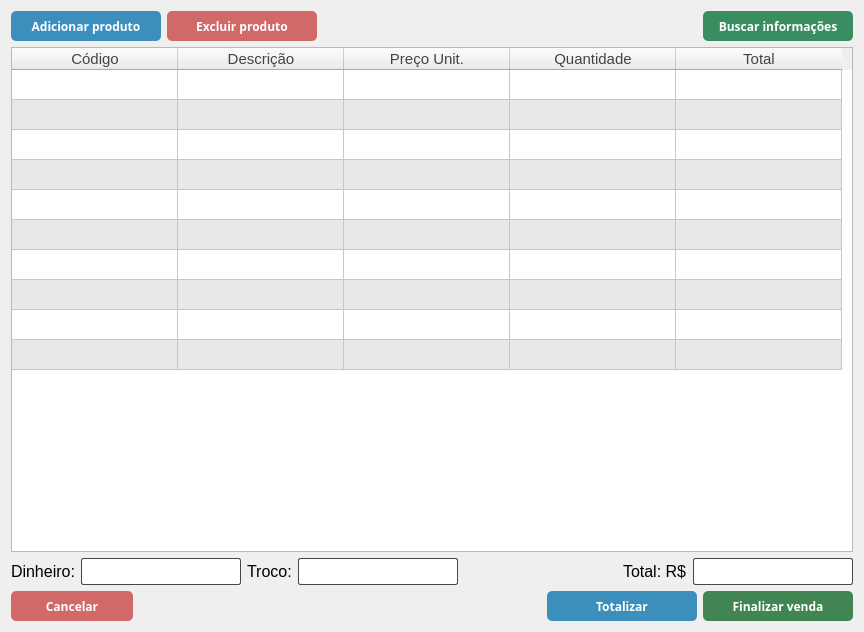
<?xml version="1.0" encoding="UTF-8"?>
<ui version="4.0">
 <class>form_venda</class>
 <widget class="QWidget" name="form_venda">
  <property name="geometry">
   <rect>
    <x>0</x>
    <y>0</y>
    <width>864</width>
    <height>632</height>
   </rect>
  </property>
  <property name="windowTitle">
   <string>Nova venda</string>
  </property>
  <layout class="QGridLayout" name="gridLayout">
   <item row="2" column="0">
    <layout class="QHBoxLayout" name="horizontalLayout_2">
     <item>
      <widget class="QPushButton" name="btn_add">
       <property name="styleSheet">
        <string notr="true">QPushButton {
                background: #3C8FBC; 
                color: #fff; 
                font: Times New Roman; 
                font-size: 12px; 
                font-weight: 700; 
                border-radius: 5px; 
                height: 30px;
				width: 150px;
            }

            QPushButton:hover {
                background: #81b2eb;
            }</string>
       </property>
       <property name="text">
        <string>Adicionar produto</string>
       </property>
      </widget>
     </item>
     <item>
      <widget class="QPushButton" name="btn_delete">
       <property name="styleSheet">
        <string notr="true">QPushButton {
                background: #d16969; 
                color: #fff; 
                font: Times New Roman; 
                font-size: 12px; 
                font-weight: 700; 
                border-radius: 5px; 
                height: 30px;
				width: 150px;
            }

            QPushButton:hover {
                background: #cf8686;
            }</string>
       </property>
       <property name="text">
        <string>Excluir produto</string>
       </property>
      </widget>
     </item>
     <item>
      <spacer name="horizontalSpacer_3">
       <property name="orientation">
        <enum>Qt::Horizontal</enum>
       </property>
       <property name="sizeHint" stdset="0">
        <size>
         <width>40</width>
         <height>20</height>
        </size>
       </property>
      </spacer>
     </item>
     <item>
      <widget class="QPushButton" name="btn_search">
       <property name="styleSheet">
        <string notr="true">QPushButton {
				background-color: rgb(58, 141, 97);
                color: #fff; 
                font: Times New Roman; 
                font-size: 12px; 
                font-weight: 700; 
                border-radius: 5px; 
                height: 30px;
				width: 150px;
            }

            QPushButton:hover {
                background: #4d945f;
            }</string>
       </property>
       <property name="text">
        <string>Buscar informações</string>
       </property>
      </widget>
     </item>
    </layout>
   </item>
   <item row="6" column="0">
    <layout class="QGridLayout" name="gridLayout_2">
     <item row="1" column="3">
      <widget class="QPushButton" name="btn_finish">
       <property name="styleSheet">
        <string notr="true">QPushButton {
                background: #408552; 
                color: #fff; 
                font: Times New Roman; 
                font-size: 12px; 
                font-weight: 700; 
                border-radius: 5px; 
                height: 30px;
				width: 150px;
            }

            QPushButton:hover {
                background: #4d945f;
            }</string>
       </property>
       <property name="text">
        <string>Finalizar venda</string>
       </property>
      </widget>
     </item>
     <item row="1" column="0">
      <widget class="QPushButton" name="btn_cancel">
       <property name="styleSheet">
        <string notr="true">QPushButton {
                background: #d16969; 
                color: #fff; 
                font: Times New Roman; 
                font-size: 12px; 
                font-weight: 700; 
                border-radius: 5px; 
                height: 30px;
				width: 122px;
            }

            QPushButton:hover {
                background: #cf8686;
            }</string>
       </property>
       <property name="text">
        <string>Cancelar</string>
       </property>
      </widget>
     </item>
     <item row="1" column="2">
      <widget class="QPushButton" name="btn_total">
       <property name="styleSheet">
        <string notr="true">QPushButton {
                background: #3C8FBC; 
                color: #fff; 
                font: Times New Roman; 
                font-size: 12px; 
                font-weight: 700; 
                border-radius: 5px; 
                height: 30px;
				width: 150px;
            }

            QPushButton:hover {
                background: #81b2eb;
            }</string>
       </property>
       <property name="text">
        <string>Totalizar</string>
       </property>
      </widget>
     </item>
     <item row="1" column="1">
      <spacer name="horizontalSpacer_2">
       <property name="orientation">
        <enum>Qt::Horizontal</enum>
       </property>
       <property name="sizeHint" stdset="0">
        <size>
         <width>40</width>
         <height>20</height>
        </size>
       </property>
      </spacer>
     </item>
    </layout>
   </item>
   <item row="5" column="0">
    <layout class="QHBoxLayout" name="horizontalLayout">
     <item>
      <widget class="QLabel" name="label_3">
       <property name="styleSheet">
        <string notr="true">font-size: 12pt</string>
       </property>
       <property name="text">
        <string>Dinheiro:</string>
       </property>
      </widget>
     </item>
     <item>
      <widget class="QLineEdit" name="lineMoney">
       <property name="styleSheet">
        <string notr="true">QLineEdit {
                background: white;
                height: 25px;
                border: 1px solid #474747;
                border-radius: 2px;
                font-size: 14px;
                font: sans-serif;
				width: 120px;
            }
            QLineEdit:focus {
                border: 1px solid #23a5c2;
            }</string>
       </property>
      </widget>
     </item>
     <item>
      <widget class="QLabel" name="label_2">
       <property name="styleSheet">
        <string notr="true">font-size: 12pt</string>
       </property>
       <property name="text">
        <string>Troco:</string>
       </property>
      </widget>
     </item>
     <item>
      <widget class="QLineEdit" name="lineTroco">
       <property name="styleSheet">
        <string notr="true">QLineEdit {
                background: white;
                height: 25px;
                border: 1px solid #474747;
                border-radius: 2px;
                font-size: 14px;
                font: sans-serif;
				width: 120px;
            }
            QLineEdit:focus {
                border: 1px solid #23a5c2;
            }</string>
       </property>
      </widget>
     </item>
     <item>
      <spacer name="horizontalSpacer">
       <property name="orientation">
        <enum>Qt::Horizontal</enum>
       </property>
       <property name="sizeHint" stdset="0">
        <size>
         <width>40</width>
         <height>20</height>
        </size>
       </property>
      </spacer>
     </item>
     <item>
      <widget class="QLabel" name="label">
       <property name="styleSheet">
        <string notr="true">font-size: 12pt
</string>
       </property>
       <property name="text">
        <string>Total: R$</string>
       </property>
      </widget>
     </item>
     <item>
      <widget class="QLineEdit" name="line_total">
       <property name="styleSheet">
        <string notr="true">QLineEdit {
                background: white;
                height: 25px;
                border: 1px solid #474747;
                border-radius: 2px;
                font-size: 14px;
                font: sans-serif;
				width: 120px;
            }
            QLineEdit:focus {
                border: 1px solid #23a5c2;
            }</string>
       </property>
      </widget>
     </item>
    </layout>
   </item>
   <item row="4" column="0">
    <widget class="QTableWidget" name="tableWidget">
     <property name="styleSheet">
      <string notr="true">font: 11pt arial;
color: #434343;
font-weight: 450;
alternate-background-color: rgb(232, 232, 232);

</string>
     </property>
     <property name="alternatingRowColors">
      <bool>true</bool>
     </property>
     <property name="selectionMode">
      <enum>QAbstractItemView::SingleSelection</enum>
     </property>
     <property name="selectionBehavior">
      <enum>QAbstractItemView::SelectRows</enum>
     </property>
     <property name="gridStyle">
      <enum>Qt::SolidLine</enum>
     </property>
     <property name="rowCount">
      <number>10</number>
     </property>
     <property name="columnCount">
      <number>5</number>
     </property>
     <attribute name="horizontalHeaderCascadingSectionResizes">
      <bool>true</bool>
     </attribute>
     <attribute name="horizontalHeaderDefaultSectionSize">
      <number>166</number>
     </attribute>
     <attribute name="verticalHeaderVisible">
      <bool>false</bool>
     </attribute>
     <row/>
     <row/>
     <row/>
     <row/>
     <row/>
     <row/>
     <row/>
     <row/>
     <row/>
     <row/>
     <column>
      <property name="text">
       <string>Código</string>
      </property>
     </column>
     <column>
      <property name="text">
       <string>Descrição</string>
      </property>
     </column>
     <column>
      <property name="text">
       <string>Preço Unit.</string>
      </property>
     </column>
     <column>
      <property name="text">
       <string>Quantidade</string>
      </property>
     </column>
     <column>
      <property name="text">
       <string>Total</string>
      </property>
     </column>
    </widget>
   </item>
  </layout>
 </widget>
 <resources/>
 <connections/>
</ui>
